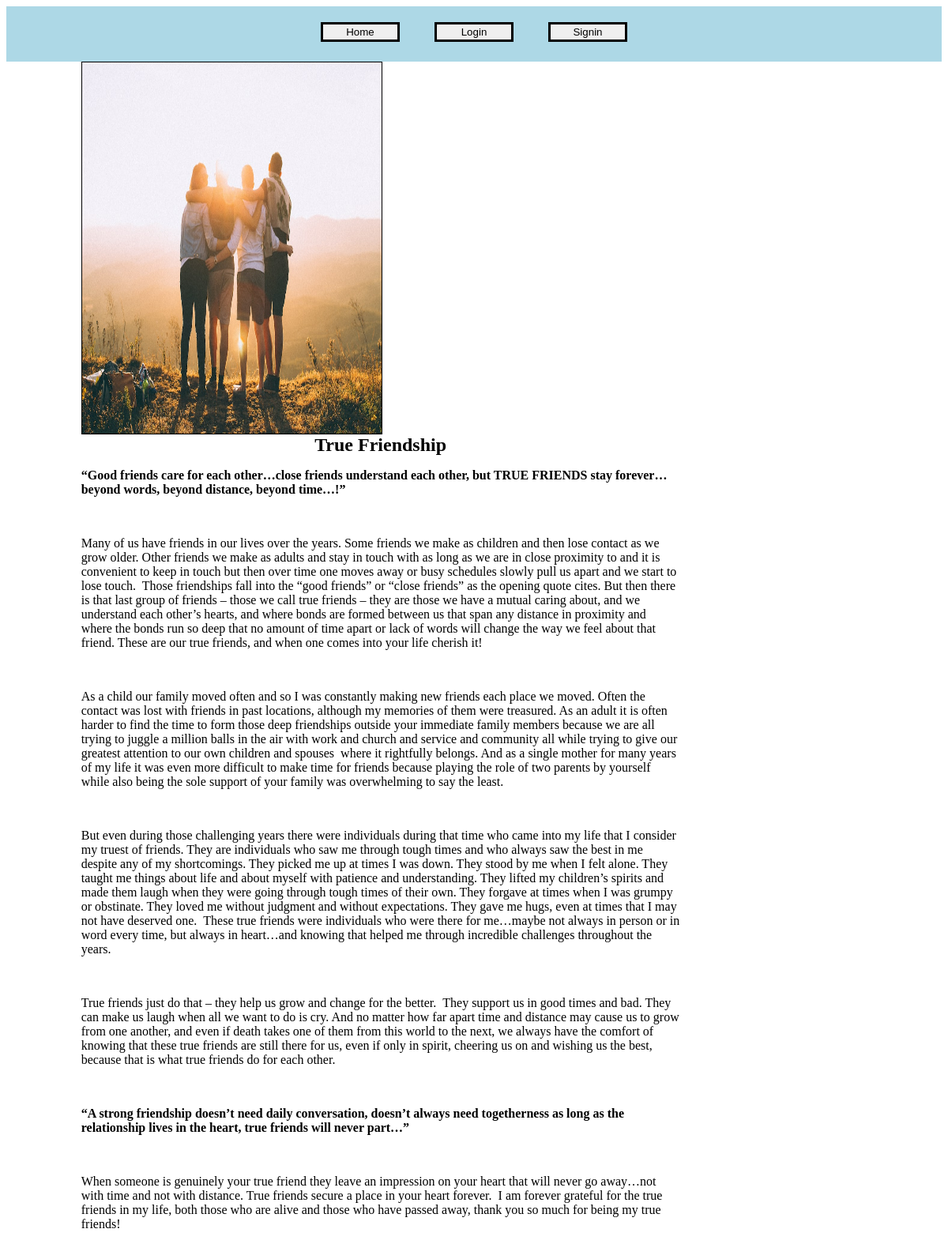
The app's page /readpost?id=3 with its own data.
### accounts/models.py (models this page shows, shortened)
class blogs(models.Model):
    id=models.IntegerField(primary_key=True)
    title=models.CharField(verbose_name="Title", max_length=150)
    image=models.ImageField(upload_to="media/")
    content=RichTextField()
    create_at=models.DateTimeField(auto_now_add=True)
    updated_at=models.DateTimeField(auto_now=True)
    uploader=models.ForeignKey(CustomUser, on_delete=models.CASCADE)

### accounts/views.py (the view)
# urls.py: path("readpost", views.readpost, name="readPost"),
def readpost(request):
    Id=request.GET.get("id")
    obj=models.blogs.objects.filter(id=Id)
    if request.user.is_authenticated:
        user_login=True
    else:
        user_login=False
    return render(request, "readpost.html", {"data":obj, 'user_login': user_login})

### accounts/templates/readpost.html (shortened to what this page needs)
<html>
    <head>
    </head>
    <body>
        {% include 'nav.html' %}
        {%for i in data%}
        <div class="container">
            <div class="main_div">
                <img src="media/{{i.image}}">
                <h2>{{i.title}}</h2>
                <p>{{i.content| safe}}</p>
            </div>
        </div>
        {%endfor%}
    </body>
</html>

### accounts/templates/readpost.html (style rules this page uses)
.container { width: 80%; }
.main_div { width: 80%; height: auto; min-height: 200px; margin: auto; }
.main_div img { margin: auto; width: 50%; height: 60%; border: 1px solid black; }
.main_div h2 { margin: auto; text-align: center; }

### records on screen
blogs: image (picture), title "True Friendship", content "“Good friends care for each other…close friends understand each other, but TRUE FRIENDS stay forever…beyond words, beyond distance, beyond time…!” Many of us have friends in our lives over the years. Some friends we make as children and then lose contact as we grow older. Other friends we make as adults and stay in touch with as long as we are in close proximity to and it is convenient to keep in touch but then over time one moves away or busy schedules slowly pull us apart and we start to lose touch. Those friendships fall into the “good friends” or “close friends” as the opening quote cites. But then there is that last group of friends – those we call true friends – they are those we have…"
